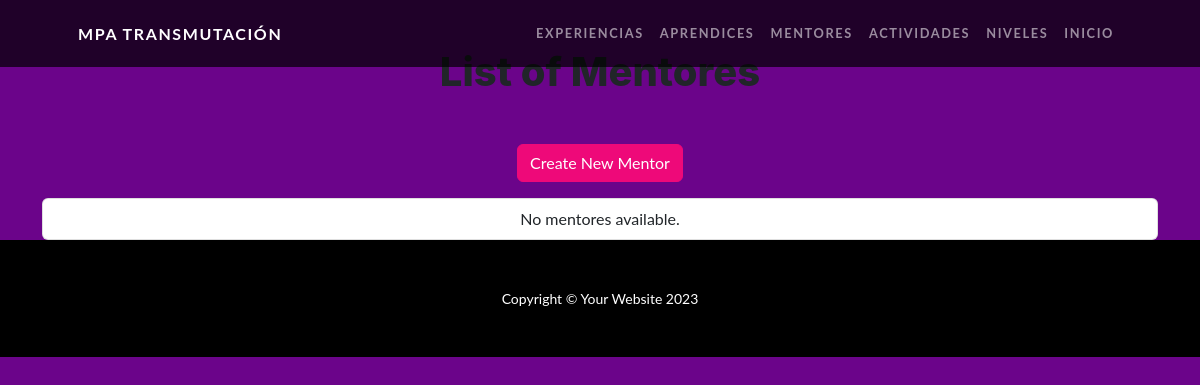
Page /mentores/ on the earlier database version.
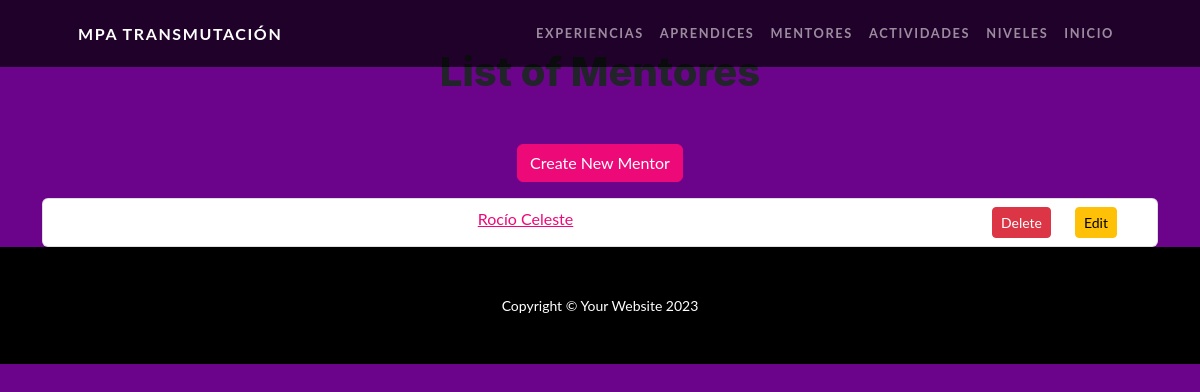
Same page on the later database version.
### myapp1/models.py (models this page shows, shortened)
class Mentor(models.Model):
    nombre = models.CharField(max_length=40)
    apellido = models.CharField(max_length=20)
    email = models.EmailField(max_length=40)
    experiencia = models.ForeignKey(Experiencia, on_delete=models.CASCADE, related_name='mentores')

### myapp1/views.py (the view)
# urls.py: path('mentores/', views.mentor_list, name='mentor_list'),
def mentor_list(request):
    mentores = Mentor.objects.all()
    return render(request, 'myapp1/mentor_list.html', {'mentores': mentores})

### myapp1/templates/myapp1/mentor_list.html (shortened to what this page needs)
{% extends "myapp1/base.html" %}
{% block content %}
<div class="container">
    <h1 class="my-5 text-center margen-superior-grande">List of Mentores</h1>
    <div class="text-center">
        <a class="btn btn-primary mb-3" href="{% url 'mentor_create' %}">Create New Mentor</a>
    </div>
    <ul class="list-group">
        {% for mentor in mentores %}
        <li class="list-group-item text-center">
            <a href="{% url 'mentor_detail' mentor.pk %}">{{ mentor.nombre }}</a>
            <a class="btn btn-warning btn-sm float-end mx-4" href="{% url 'mentor_update' mentor.pk %}">Edit</a>
            <a class="btn btn-danger btn-sm float-end" href="{% url 'mentor_delete' mentor.pk %}">Delete</a>
        </li>
        {% empty %}
        <li class="list-group-item text-center">No mentores available.</li>
        {% endfor %}
    </ul>
</div>
{% endblock %}

Differences in the rows shown:
added Mentor: nombre "Rocío Celeste"
Other differences:
text no longer shown: "No mentores available."
